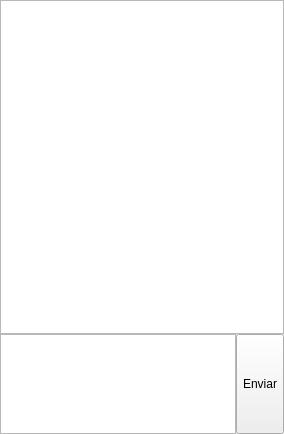
<?xml version="1.0" encoding="UTF-8"?>
<ui version="4.0">
 <class>Mensagens</class>
 <widget class="QMainWindow" name="Mensagens">
  <property name="geometry">
   <rect>
    <x>0</x>
    <y>0</y>
    <width>284</width>
    <height>434</height>
   </rect>
  </property>
  <property name="windowTitle">
   <string>MainWindow</string>
  </property>
  <widget class="QWidget" name="centralwidget">
   <layout class="QGridLayout" name="gridLayout">
    <property name="leftMargin">
     <number>0</number>
    </property>
    <property name="topMargin">
     <number>0</number>
    </property>
    <property name="rightMargin">
     <number>0</number>
    </property>
    <property name="bottomMargin">
     <number>0</number>
    </property>
    <property name="spacing">
     <number>0</number>
    </property>
    <item row="0" column="0">
     <layout class="QVBoxLayout" name="verticalLayout">
      <item>
       <widget class="QListWidget" name="listMensagens"/>
      </item>
      <item>
       <layout class="QHBoxLayout" name="horizontalLayout">
        <property name="spacing">
         <number>0</number>
        </property>
        <item>
         <widget class="QTextEdit" name="textMensagem">
          <property name="sizePolicy">
           <sizepolicy hsizetype="Expanding" vsizetype="Minimum">
            <horstretch>0</horstretch>
            <verstretch>0</verstretch>
           </sizepolicy>
          </property>
          <property name="maximumSize">
           <size>
            <width>16777215</width>
            <height>100</height>
           </size>
          </property>
         </widget>
        </item>
        <item>
         <widget class="QToolButton" name="btnEnviar">
          <property name="sizePolicy">
           <sizepolicy hsizetype="Fixed" vsizetype="Minimum">
            <horstretch>0</horstretch>
            <verstretch>0</verstretch>
           </sizepolicy>
          </property>
          <property name="text">
           <string>Enviar</string>
          </property>
         </widget>
        </item>
       </layout>
      </item>
     </layout>
    </item>
   </layout>
  </widget>
  <widget class="QMenuBar" name="menubar">
   <property name="geometry">
    <rect>
     <x>0</x>
     <y>0</y>
     <width>284</width>
     <height>21</height>
    </rect>
   </property>
  </widget>
  <action name="actionEnviar_Mensagem">
   <property name="text">
    <string>Enviar Mensagem</string>
   </property>
  </action>
 </widget>
 <resources/>
 <connections/>
</ui>
